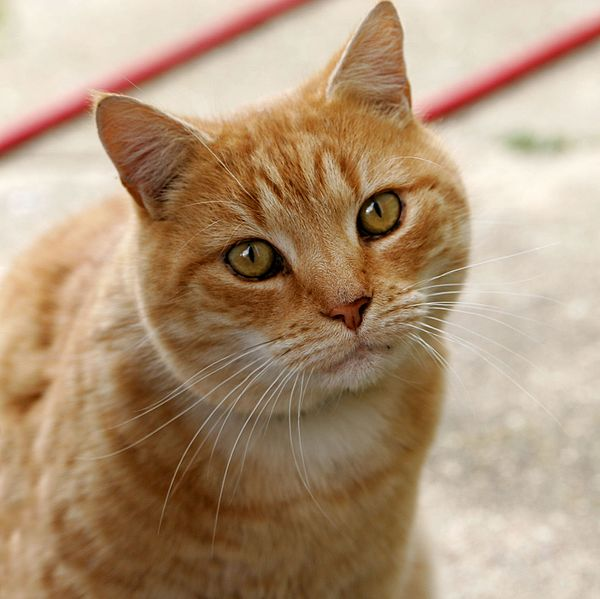
#> input picture img/Cat03.jpg, 600 x 599 px, given in place of the camera
$ python bordes_02.py
#> lines starting #> are read from the running program, lines starting #| are printed output that depends on the picture; after the words box and inside, x2 and y2 are one past the last pixel; in counts of white or black regions, pixels touching at a corner belong together
import cv2

cap = cv2.VideoCapture(0)

while True:
    ret,frame = cap.read()
#> frame is the input picture: shape (599, 600, 3); mean B, G, R 120.7, 148.8, 175.9
    if not ret:
        break

    gray = cv2.cvtColor(frame,cv2.COLOR_BGR2GRAY)
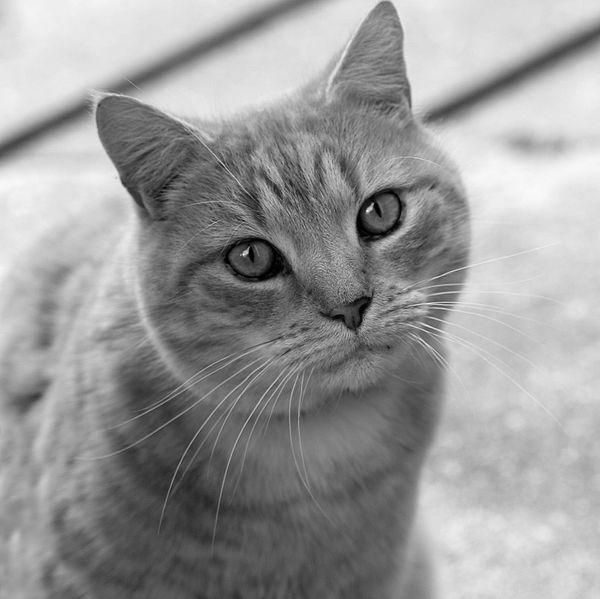
#> gray: shape (599, 600); min 0, max 253, mean 153.7
    blurrerd = cv2.GaussianBlur(gray,(5,5),0)
    edges = cv2.Canny(blurrerd,95,255)
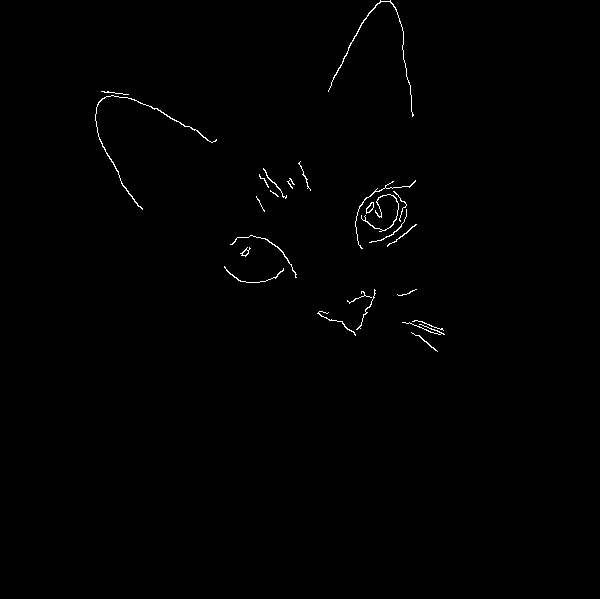
#> edges: shape (599, 600); 0.51% white in thin lines or dots, all inside (x1, y1, x2, y2) = (95, 0, 445, 352)
    cv2.imshow('bordes tiempo real',edges)

    if cv2.waitKey(1) & 0xFF == ord('q'):
#> (key q is pressed here)
        break

cap.release()
cv2.destroyAllWindows()

$ run again, on img/Girasol.jpg
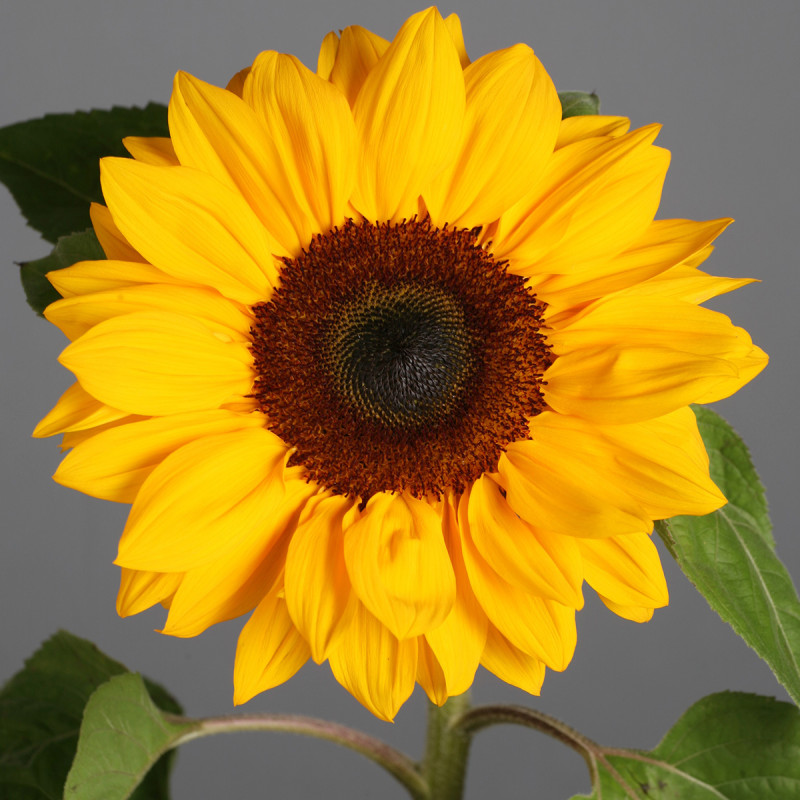
#> input picture img/Girasol.jpg, 800 x 800 px, given in place of the camera
#> frame is the input picture: shape (800, 800, 3); mean B, G, R 41.3, 128.9, 163.2
#> `gray = cv2.cvtColor(frame,cv2.COLOR_BGR2GRAY)`:
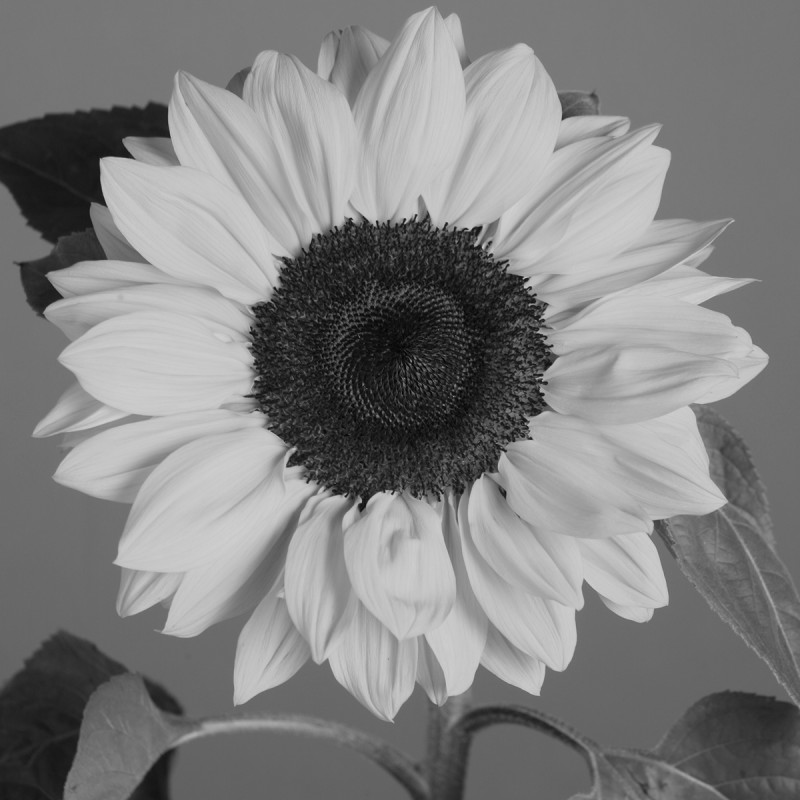
#> gray: shape (800, 800); min 1, max 210, mean 129.2
#> `edges = cv2.Canny(blurrerd,95,255)`:
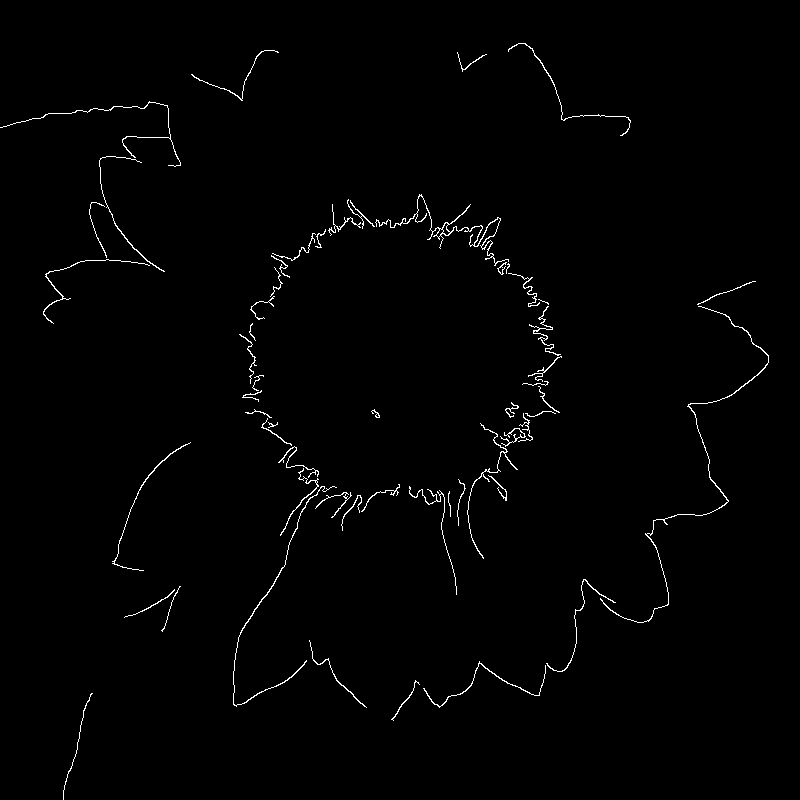
#> edges: shape (800, 800); 1.1% white in thin lines or dots
